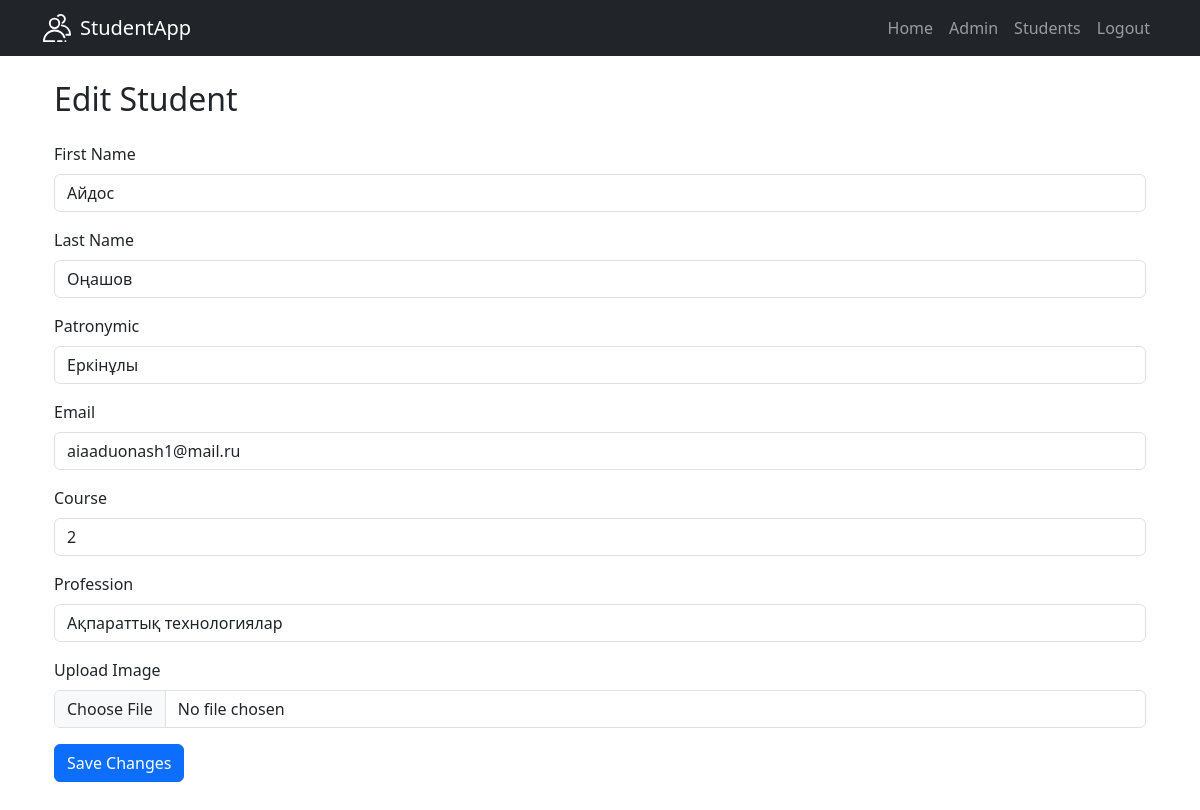
The app's page /students/edit/10 (signed in) with its own data.
### app/models.py (models this page shows)
class Student(db.Model):
    id = db.Column(db.Integer, primary_key=True)
    first_name = db.Column(db.String(100), nullable=False)
    last_name = db.Column(db.String(100), nullable=False)
    patronymic = db.Column(db.String(100), nullable=True)
    email = db.Column(db.String(120), unique=True, nullable=False)
    course = db.Column(db.String(100), nullable=False)
    profession = db.Column(db.String(100), nullable=True)
    image = db.Column(db.String(100), nullable=True, default='default.jpg')
    created_at = db.Column(db.DateTime, default=datetime.utcnow())
    user_id = db.Column(db.Integer, db.ForeignKey('user.id'), nullable=False)
    user = db.relationship('User', backref='students', lazy=True)

### app/students/routes.py (the view, shortened to what this page needs)
@students.route('/students/edit/<int:id>', methods=['GET', 'POST'])
@login_required
def edit_student(id):
    student = Student.query.get_or_404(id)
    if student.user_id != current_user.id and not current_user.is_admin:
        flash("You don't have permission to edit this student.", "danger")
        return redirect(url_for('students.list_students'))
    form = StudentForm(original_email=student.email, obj=student)
    return render_template('students/edit.html', form=form, student=student)

### app/forms.py (shortened to what this page needs)
class StudentForm(FlaskForm):
    first_name = StringField('First Name', validators=[DataRequired(), Length(min=2, max=100)])
    last_name = StringField('Last Name', validators=[DataRequired(), Length(min=2, max=100)])
    patronymic = StringField('Patronymic', validators=[Length(max=100)])
    course = StringField('Course', validators=[DataRequired(), Length(min=1, max=20)])
    profession = StringField('Profession', validators=[Length(max=100)])
    email = StringField('Email', validators=[DataRequired(), Email(), Length(min=2, max=100)])
    image = FileField('Upload Image', validators=[FileAllowed(['jpg', 'jpeg', 'png'])])
    created_at = DateField('Дата поступления', format='%Y-%m-%d')
    submit = SubmitField('Save')
    def __init__(self, original_email=None, *args, **kwargs):
        super().__init__(*args, **kwargs)
        self.original_email = original_email

### app/models.py (called while the page is built)
@login_manager.user_loader
def load_user(user_id):
    return User.query.get(int(user_id))

### app/templates/students/edit.html (shortened to what this page needs)
{% extends "base.html" %}
{% block content %}
    <div class="container">
        <h2 class="my-4">Edit Student</h2>
        <form method="POST" enctype="multipart/form-data">
            <div class="mb-3">
                {{ form.first_name.label(class="form-label") }}
                {{ form.first_name(class="form-control", placeholder="First Name") }}
            </div>
            <div class="mb-3">
                {{ form.last_name.label(class="form-label") }}
                {{ form.last_name(class="form-control", placeholder="Last Name") }}
            </div>
            <div class="mb-3">
                {{ form.patronymic.label(class="form-label") }}
                {{ form.patronymic(class="form-control", placeholder="Patronymic") }}
            </div>
            <div class="mb-3">
                {{ form.email.label(class="form-label") }}
                {{ form.email(class="form-control", placeholder="Email") }}
            </div>
            <div class="mb-3">
                {{ form.course.label(class="form-label") }}
                {{ form.course(class="form-control", placeholder="Course") }}
            </div>
            <div class="mb-3">
                {{ form.profession.label(class="form-label") }}
                {{ form.profession(class="form-control", placeholder="Profession") }}
            </div>
            <div class="mb-3">
                {{ form.image.label(class="form-label") }}
                {{ form.image(class="form-control") }}
            </div>
            <button type="submit" class="btn btn-primary mb-5">Save Changes</button>
        </form>
    </div>
{% endblock %}

### records on screen
Student: first_name "Айдос", last_name "Оңашов", patronymic "Еркінұлы", email "aiaaduonash1@mail.ru", course "2", profession "Ақпараттық технологиялар"
